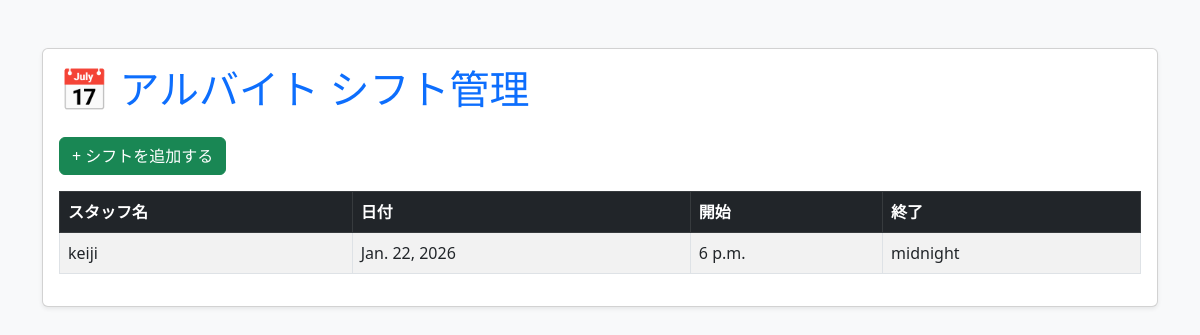
Before: / with the older database file.
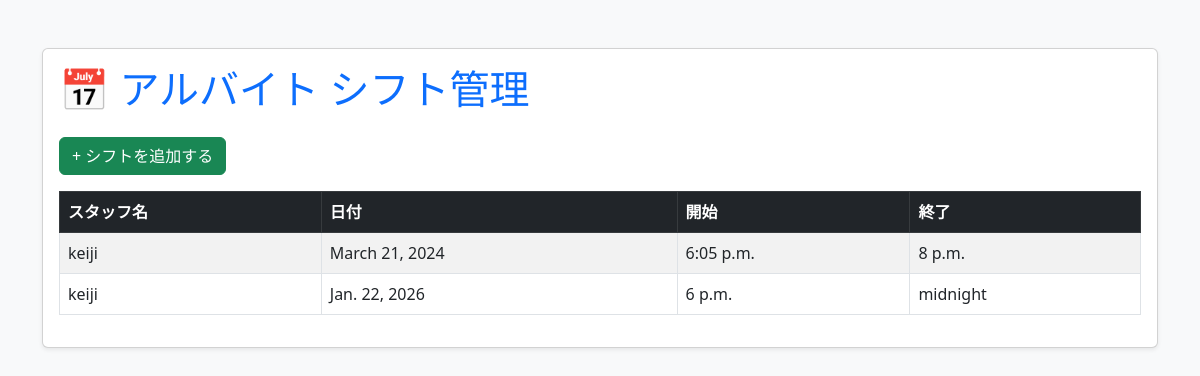
After: the same page with the newer database file.
### schedules/models.py (models this page shows, shortened)
class Shift(models.Model):
    staff = models.ForeignKey(User, on_delete=models.CASCADE)
    date = models.DateField()
    start_time = models.TimeField()
    end_time = models.TimeField()

### schedules/views.py (the view)
# urls.py: path('', ShiftListView.as_view(), name='shift_list'),
class ShiftListView(ListView):
    model = Shift
    template_name = 'schedules/shift_list.html'
    context_object_name = 'shifts'
    ordering = ['date']

### schedules/templates/schedules/shift_list.html (shortened to what this page needs)
<!DOCTYPE html>
<html lang="ja">
<head>
    <link href="https://cdn.jsdelivr.net/npm/bootstrap@5.3.0/dist/css/bootstrap.min.css" rel="stylesheet">
</head>
<body class="bg-light">
    <div class="container mt-5">
        <div class="card shadow-sm">
            <div class="card-body">
                <h1 class="mb-4 text-primary">📅 アルバイト シフト管理</h1>
                <a href="{% url 'shift_create' %}" class="btn btn-success mb-3">
                    + シフトを追加する
                </a>
                <div class="table-responsive">
                    <table class="table table-striped table-hover table-bordered">
                        <thead class="table-dark">
                            <tr>
                                <th>スタッフ名</th>
                                <th>日付</th>
                                <th>開始</th>
                                <th>終了</th>
                            </tr>
                        </thead>
                        <tbody>
                            {% for shift in shifts %}
                            <tr>
                                <td>{{ shift.staff }}</td>
                                <td>{{ shift.date }}</td>
                                <td>{{ shift.start_time }}</td>
                                <td>{{ shift.end_time }}</td>
                            </tr>
                            {% endfor %}
                        </tbody>
                    </table>
                </div>
            </div>
        </div>
    </div>
</body>
</html>

Changed rows visible on the page:
added Shift: staff "keiji", date "March 21, 2024", start_time "6:05 p.m.", end_time "8 p.m."
